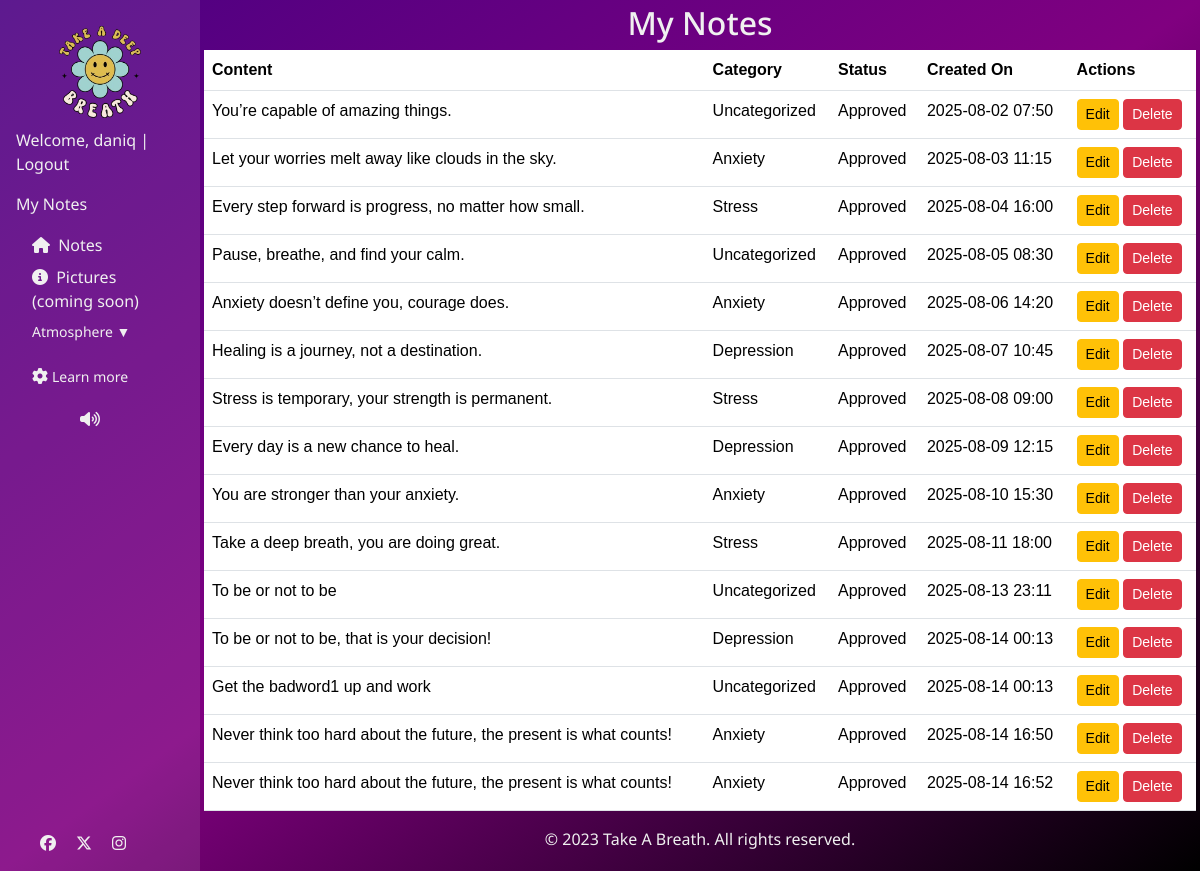
Before: /my-notes/ (signed in) with the older database file.
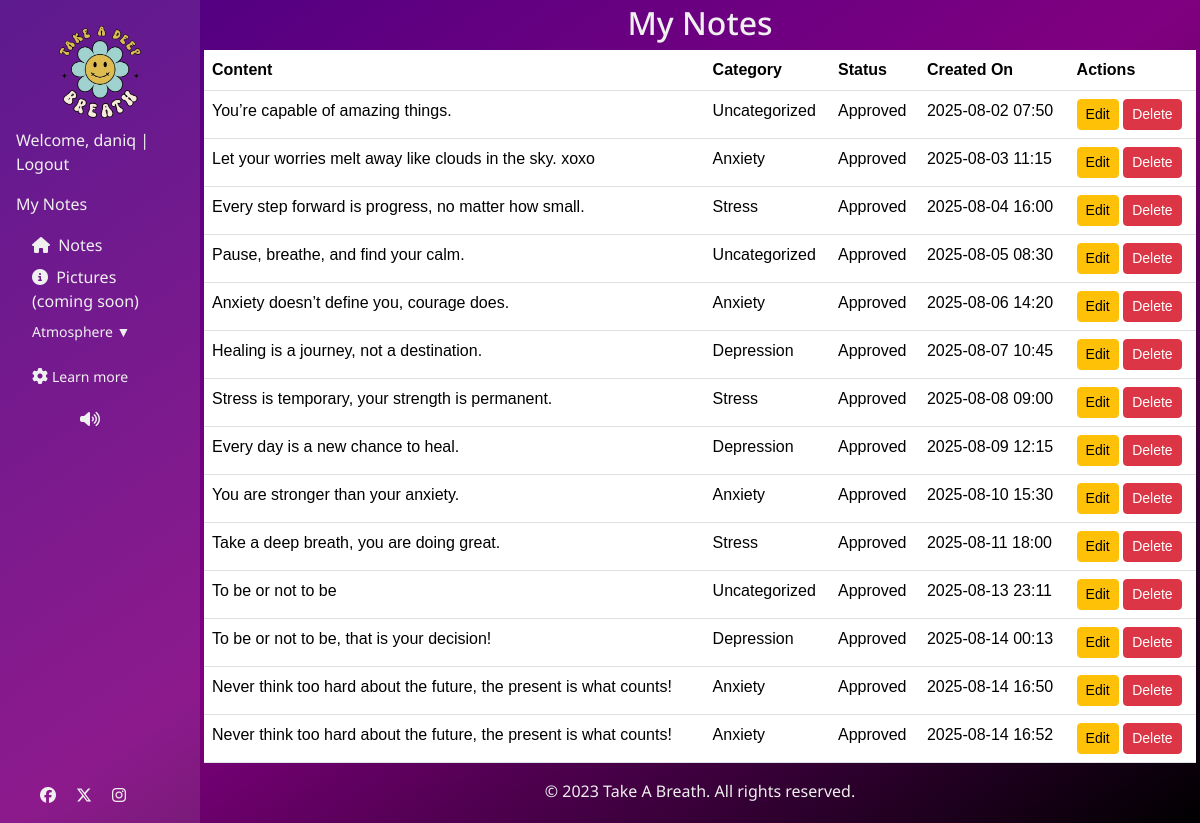
After: the same page with the newer database file.
### quote/models.py (models this page shows, shortened)
class Note(models.Model):
    CATEGORY = (
        (0, "Uncategorized"),
        (1, "Stress"),
        (2, "Depression"),
        (3, "Anxiety"),
    )
    STATUS = (
        (0, "Pending"),
        (1, "Approved"),
        (2, "Denied"),
    )
    content = models.CharField(max_length=100)
    name = models.CharField(max_length=100, default='anonymous', blank=True)
    created_on = models.DateTimeField(auto_now_add=True)
    status = models.IntegerField(choices=STATUS, default=0)  # 👈 replaces `approved`
    category = models.IntegerField(choices = CATEGORY, default=0, blank=True)
    author = models.ForeignKey(
        User,
        on_delete=models.SET(get_removed_user),
        related_name="notes",
    )
    class Meta:
        ordering = ["created_on"] # Order by creation date in ascending order

### quote/views.py (the view)
# urls.py: path('my-notes/', views.MyNotesView.as_view(), name='my_notes'),
class MyNotesView(LoginRequiredMixin, ListView):
    model = Note
    template_name = "quote/my-notes.html"
    context_object_name = "notes"
    def get_queryset(self):
        return Note.objects.filter(author=self.request.user)

### quote/templates/quote/my-notes.html
{% extends "base.html" %}
{% block content %}
<h2>My Notes</h2>
{% if notes %}
<table class="table">
  <thead>
    <tr>
      <th>Content</th>
      <th>Category</th>
      <th>Status</th>
      <th>Created On</th>
      <th>Actions</th>
    </tr>
  </thead>
  <tbody>
    {% for note in notes %}
    <tr>
      <td>{{ note.content }}</td>
      <td>{{ note.get_category_display }}</td>
      <td>{{ note.get_status_display }}</td>
      <td>{{ note.created_on|date:"Y-m-d H:i" }}</td>
      <td>
        <a href="{% url 'edit_note' note.pk %}" class="btn btn-sm btn-warning">Edit</a>
        <a href="{% url 'delete_note' note.pk %}" class="btn btn-sm btn-danger">Delete</a>
      </td>
    </tr>
    {% endfor %}
  </tbody>
</table>
{% else %}
<p>You haven't written any notes yet.</p>
{% endif %}
{% endblock %}

### templates/base.html (shortened to what this page needs)
{% load static %} {% url 'home' as home_url %}
<!DOCTYPE html>
<html lang="en">
  <head>
    <link
      href="https://cdn.jsdelivr.net/npm/bootstrap@5.3.3/dist/css/bootstrap.min.css"
      rel="stylesheet"
    />
    <link rel="stylesheet" href="{% static 'css/style.css' %}" />
  </head>
  <body class="theme-space">
    <div class="sidebar" id="sidebar">
      <img
        id="logo"
        src="{% static 'images/Logoo-removebg-preview.png' %}"
        alt="Logo"
        class="img-fluid"
      />
      {% if user.is_authenticated %}
      <p>
        Welcome, {{ user.username }} | <a href="{% url 'logout' %}">Logout</a>
      </p>
      <a href="{% url 'my_notes' %}">My Notes</a>
      {% else %}
      <p>
        <a href="{% url 'login' %}">Login</a> |
        <a href="{% url 'signup' %}">Sign Up</a>
      </p>
      {% endif %}
      <ul class="nav-list">
        <li>
          <a href="{% url 'home' %}"><i class="fas fa-home"></i> Notes </a>
        </li>
        <li>
          <a href="#"
            ><i class="fas fa-info-circle"></i> Pictures (coming soon)</a
          >
        </li>
        <li>
          <div class="dropdown-container">
            <div class="dropdown-header">Atmosphere ▼</div>
          </div>
        </li>
        <li>
          <div class="dropdown-container">
            <div class="dropdown-header">
              <i class="fas fa-cog"></i>Learn more
            </div>
          </div>
        </li>
        <i id="toggleAudio" class="fa-solid fa-volume-high"></i>
      </ul>
      <div id="social-links-nav">
        <a
          href="https://www.facebook.com/"
          target="_blank"
          aria-label="Visit us on Facebook.(Opens in new tab)"
          rel="noopener"
        >
          <i class="fa-brands fa-facebook"></i>
        </a>
        <a
          href="https://www.twitter.com/"
          target="_blank"
          aria-label="Visit us on Twitter.(Opens in new tab)"
          rel="noopener"
        >
          <i class="fa-brands fa-x-twitter"></i>
        </a>
        <a
          href="https://www.instagram.com/"
          target="_blank"
          aria-label="Visit us on Instagram.(Opens in new tab)"
          rel="noopener"
        >
          <i class="fa-brands fa-instagram"></i>
        </a>
      </div>
    </div>
    <main class="flex-shrink-0 main-bg">
      {% block content %}{% endblock content %}
      <footer class="mt-auto" id="footer">
        <div class="container">
          <p>&copy; 2023 Take A Breath. All rights reserved.</p>
        </div>
      </footer>
    </main>
  </body>
</html>

### static/css/style.css (style rules this page uses)
:root { --primary-font: "Noto Sans", serif; --notes-font: "Allison", sans-serif; --white: white; --primary-color: #f0f0f0; --black: black; }
body { margin: 0; font-family: sans-serif; min-height: 100vh; color: pink; display: flex; background-repeat: no-repeat; }
h2, label, p, a, li, i { font-family: var(--primary-font); color: var(--primary-color); }
main { flex: 1; display: flex; flex-direction: column; align-items: center; justify-content: flex-start; padding: 0.25rem; position: relative; overflow: visible; }
ul { list-style: none; padding: 0; margin: 0; }
a { text-decoration: none; }
i { padding-right: 0.25rem; font-size: 1rem; }
.sidebar { background: rgba(255, 255, 255, 0.1); padding: 1rem; width: 200px; }
.nav-list { display: flex; flex-direction: column; gap: 0.5rem; padding: 1rem; }
#toggleAudio { padding-left: 3rem; }
#social-links-nav { display: flex; gap: 1rem; bottom: 1rem; left: 2.5rem; position: fixed; z-index: 1000; }
.theme-space { background: linear-gradient(to bottom right, #d8b4fe, #c4b5fd); color: #3730a3; }
body.theme-space { background: linear-gradient(to bottom right, indigo, purple, black); }
#footer { bottom: -5rem; }
.dropdown-container { margin-bottom: 1rem; }
.dropdown-header { cursor: pointer; user-select: none; }

Changed rows visible on the page:
removed Note: content "Get the badword1 up and work", category "Uncategorized", status "Approved", created_on "2025-08-14 00:13"
changed Note: content "Let your worries melt away like clouds in the sky." → "Let your worries melt away like clouds in the sky. xoxo"
